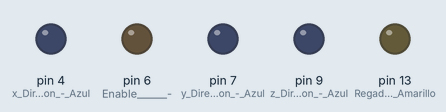
This sketch was run on a simulated Arduino Uno, built with avr-gcc and run on an emulated ATmega328P. Shown: output pins drawn as LEDs (lit = HIGH). Pins used as bus, display or sensor lines are not drawn.

Above: at 0.1 s.
At 14.2 s:
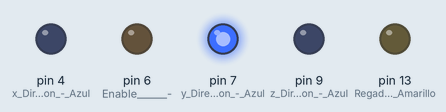
At 21.3 s:
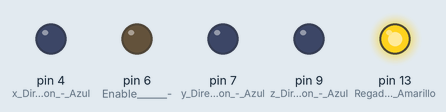
At 44.8 s:
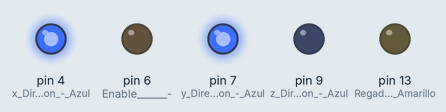
Timing chart, 0 to 46.3 s (numbered marks = the images above):
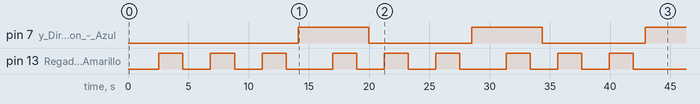

The sketch:

regado.ino
```cpp
int Index;
const int vuelta = 200;
const float mm = 4.25;

void setup()
{
  pinMode(13, OUTPUT); //Regado     - Amarillo
  pinMode(11, INPUT); //FC1 (NC)    - Amarillo
  pinMode(10, OUTPUT); //z Step     - Morado
  pinMode(9, OUTPUT); //z Direction - Azul
  pinMode(8, OUTPUT); //y Step      - Morado
  pinMode(7, OUTPUT); //y Direction - Azul
  pinMode(6, OUTPUT); //Enable      -
  pinMode(5, OUTPUT); //x Step      - Morado
  pinMode(4, OUTPUT); //x Direction - Azul
  digitalWrite(13, LOW); // Bomba OFF
  digitalWrite(6, LOW); //ENABLE
  Serial.begin(9600);

  //----------------------  1  -------------------------
  //----------------------GIRO X + ------------------------

  digitalWrite(4, LOW); //HIGH STEP - Antihorario (Rojo 1º)

  for (Index = 0; Index < 65 * mm; Index++)
  {
    digitalWrite(5, HIGH);
    delayMicroseconds(500);
    digitalWrite(5, LOW);
    delayMicroseconds(500);
  }
  delay(1000);

  //---------------------- 2  -------------------------
  //----------------------GIRO Y + ------------------------


  digitalWrite(7, LOW);

  for (Index = 0; Index < 65*mm; Index++)
  {
    digitalWrite(8, HIGH);
    delayMicroseconds(500);
    digitalWrite(8, LOW);
    delayMicroseconds(500);
  }
  delay(1000);


 //----------------------  REGADO  -------------------------

  digitalWrite(13, HIGH);
  delay(2000);
  digitalWrite(13, LOW);
  delay(1000);

  //---------------------- 5  -------------------------
  //----------------------GIRO Y + ------------------------


  digitalWrite(7, LOW);

  for (Index = 0; Index < 65*mm; Index++)
  {
    digitalWrite(8, HIGH);
    delayMicroseconds(500);
    digitalWrite(8, LOW);
    delayMicroseconds(500);
  }
  delay(1000);


 //----------------------  REGADO  -------------------------

  digitalWrite(13, HIGH);
  delay(2000);
  digitalWrite(13, LOW);
  delay(1000);

  //---------------------- 8  -------------------------
  //----------------------GIRO Y + ------------------------


  digitalWrite(7, LOW);

  for (Index = 0; Index < 65*mm; Index++)
  {
    digitalWrite(8, HIGH);
    delayMicroseconds(500);
    digitalWrite(8, LOW);
    delayMicroseconds(500);
  }
  delay(1000);

 //----------------------  REGADO  -------------------------


  digitalWrite(13, HIGH);
  delay(2000);
  digitalWrite(13, LOW);
  delay(1000);

  //---------------------- 11  -------------------------
  //----------------------GIRO Y - ------------------------


  digitalWrite(7, HIGH);

  for (Index = 0; Index < 130*mm; Index++)
  {
    digitalWrite(8, HIGH);
    delayMicroseconds(500);
    digitalWrite(8, LOW);
    delayMicroseconds(500);
  }
  delay(1000);


  //----------------------  12  -------------------------
  //----------------------GIRO X + ------------------------

  digitalWrite(4, LOW); //HIGH STEP - Antihorario (Rojo 1º)

  for (Index = 0; Index < 65 * mm; Index++)
  {
    digitalWrite(5, HIGH);
    delayMicroseconds(500);
    digitalWrite(5, LOW);
    delayMicroseconds(500);
  }
  delay(1000);

 //----------------------  REGADO  -------------------------

  digitalWrite(13, HIGH);
  delay(2000);
  digitalWrite(13, LOW);
  delay(1000);

  //---------------------- 15  -------------------------
  //----------------------GIRO Y - ------------------------


  digitalWrite(7, LOW);

  for (Index = 0; Index < 65*mm; Index++)
  {
    digitalWrite(8, HIGH);
    delayMicroseconds(500);
    digitalWrite(8, LOW);
    delayMicroseconds(500);
  }
  delay(1000);


 //----------------------  REGADO  -------------------------

  digitalWrite(13, HIGH);
  delay(2000);
  digitalWrite(13, LOW);
  delay(1000);

  //---------------------- 18  -------------------------
  //----------------------GIRO Y + ------------------------


  digitalWrite(7, LOW);

  for (Index = 0; Index < 65*mm; Index++)
  {
    digitalWrite(8, HIGH);
    delayMicroseconds(500);
    digitalWrite(8, LOW);
    delayMicroseconds(500);
  }
  delay(1000);

 //----------------------  REGADO  -------------------------


  digitalWrite(13, HIGH);
  delay(2000);
  digitalWrite(13, LOW);
  delay(1000);

  //---------------------- 21  -------------------------
  //----------------------GIRO Y - ------------------------


  digitalWrite(7, HIGH);

  for (Index = 0; Index < 130*mm; Index++)
  {
    digitalWrite(8, HIGH);
    delayMicroseconds(500);
    digitalWrite(8, LOW);
    delayMicroseconds(500);
  }
  delay(1000);


  //----------------------  22  -------------------------
  //----------------------GIRO X + ------------------------

  digitalWrite(4, LOW); //HIGH STEP - Antihorario (Rojo 1º)

  for (Index = 0; Index < 65 * mm; Index++)
  {
    digitalWrite(5, HIGH);
    delayMicroseconds(500);
    digitalWrite(5, LOW);
    delayMicroseconds(500);
  }
  delay(1000);

 //----------------------  REGADO  -------------------------


  digitalWrite(13, HIGH);
  delay(2000);
  digitalWrite(13, LOW);
  delay(1000);

  //---------------------- 25  -------------------------
  //----------------------GIRO Y + ------------------------


  digitalWrite(7, LOW);

  for (Index = 0; Index < 65*mm; Index++)
  {
    digitalWrite(8, HIGH);
    delayMicroseconds(500);
    digitalWrite(8, LOW);
    delayMicroseconds(500);
  }
  delay(1000);


 //----------------------  REGADO  -------------------------


  digitalWrite(13, HIGH);
  delay(2000);
  digitalWrite(13, LOW);
  delay(1000);

  //---------------------- 28  -------------------------
  //----------------------GIRO Y + ------------------------


  digitalWrite(7, LOW);

  for (Index = 0; Index < 65*mm; Index++)
  {
    digitalWrite(8, HIGH);
    delayMicroseconds(500);
    digitalWrite(8, LOW);
    delayMicroseconds(500);
  }
  delay(1000);

 //----------------------  REGADO  -------------------------


  digitalWrite(13, HIGH);
  delay(2000);
  digitalWrite(13, LOW);
  delay(1000);

  //---------------------- 31  -------------------------
  //----------------------GIRO Y - ------------------------


  digitalWrite(7, HIGH);

  for (Index = 0; Index < 195*mm; Index++)
  {
    digitalWrite(8, HIGH);
    delayMicroseconds(500);
    digitalWrite(8, LOW);
    delayMicroseconds(500);
  }
  delay(1000);

  //----------------------  32  -------------------------
  //----------------------GIRO X - ------------------------

  digitalWrite(4, HIGH); //HIGH STEP - Antihorario (Rojo 1º)

  for (Index = 0; Index < 195* mm; Index++)
  {
    digitalWrite(5, HIGH);
    delayMicroseconds(500);
    digitalWrite(5, LOW);
    delayMicroseconds(500);
  }
  delay(1000);

}

void loop()

{

}
```
